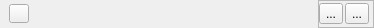
<?xml version="1.0" encoding="UTF-8"?>
<ui version="4.0">
 <class>ChannelProfilerWidget</class>
 <widget class="QWidget" name="ChannelProfilerWidget">
  <property name="geometry">
   <rect>
    <x>0</x>
    <y>0</y>
    <width>374</width>
    <height>28</height>
   </rect>
  </property>
  <property name="windowTitle">
   <string>ChannelProfilerWidget</string>
  </property>
  <layout class="QHBoxLayout" name="horizontalLayout">
   <property name="spacing">
    <number>3</number>
   </property>
   <property name="leftMargin">
    <number>9</number>
   </property>
   <property name="topMargin">
    <number>0</number>
   </property>
   <property name="rightMargin">
    <number>0</number>
   </property>
   <property name="bottomMargin">
    <number>0</number>
   </property>
   <item>
    <widget class="QToolButton" name="enableChannel">
     <property name="toolTip">
      <string>Toggle this Profiler On/Off</string>
     </property>
     <property name="text">
      <string/>
     </property>
     <property name="iconSize">
      <size>
       <width>12</width>
       <height>12</height>
      </size>
     </property>
    </widget>
   </item>
   <item>
    <widget class="AzToolsFramework::ClickableLabel" name="profilerName">
     <property name="font">
      <font>
       <pointsize>13</pointsize>
      </font>
     </property>
     <property name="text">
      <string/>
     </property>
    </widget>
   </item>
   <item>
    <widget class="QFrame" name="frame">
     <property name="sizePolicy">
      <sizepolicy hsizetype="Fixed" vsizetype="Expanding">
       <horstretch>0</horstretch>
       <verstretch>0</verstretch>
      </sizepolicy>
     </property>
     <property name="frameShape">
      <enum>QFrame::StyledPanel</enum>
     </property>
     <property name="frameShadow">
      <enum>QFrame::Raised</enum>
     </property>
     <layout class="QHBoxLayout" name="horizontalLayout_2">
      <property name="spacing">
       <number>2</number>
      </property>
      <property name="leftMargin">
       <number>0</number>
      </property>
      <property name="topMargin">
       <number>0</number>
      </property>
      <property name="rightMargin">
       <number>4</number>
      </property>
      <property name="bottomMargin">
       <number>0</number>
      </property>
      <item>
       <widget class="QToolButton" name="exportData">
        <property name="toolTip">
         <string>Save to CSV</string>
        </property>
        <property name="text">
         <string>...</string>
        </property>
        <property name="icon">
         <iconset resource="../../../../Framework/AzToolsFramework/AzToolsFramework/UI/LegacyFramework/Resources/sharedResources.qrc">
          <normaloff>:/driller/export_button_enabled</normaloff>
          <disabledoff>:/driller/export_button_disabled</disabledoff>
          <disabledon>:/driller/export_button_disabled</disabledon>:/driller/export_button_enabled</iconset>
        </property>
        <property name="iconSize">
         <size>
          <width>20</width>
          <height>20</height>
         </size>
        </property>
       </widget>
      </item>
      <item>
       <widget class="QToolButton" name="drillDown">
        <property name="toolTip">
         <string>Detailed Profiling Information</string>
        </property>
        <property name="text">
         <string>...</string>
        </property>
        <property name="icon">
         <iconset resource="../../../../Framework/AzToolsFramework/AzToolsFramework/UI/LegacyFramework/Resources/sharedResources.qrc">
          <normaloff>:/driller/drill_down_enabled</normaloff>
          <disabledoff>:/driller/drill_down_disabled</disabledoff>
          <disabledon>:/driller/drill_down_disabled</disabledon>:/driller/drill_down_enabled</iconset>
        </property>
        <property name="iconSize">
         <size>
          <width>20</width>
          <height>20</height>
         </size>
        </property>
       </widget>
      </item>
     </layout>
    </widget>
   </item>
  </layout>
 </widget>
 <customwidgets>
  <customwidget>
   <class>AzToolsFramework::ClickableLabel</class>
   <extends>QLabel</extends>
   <header>AzToolsFramework/UI/UICore/clickablelabel.hxx</header>
  </customwidget>
 </customwidgets>
 <resources>
  <include location="../../../../Framework/AzToolsFramework/AzToolsFramework/UI/LegacyFramework/Resources/sharedResources.qrc"/>
 </resources>
 <connections/>
</ui>
